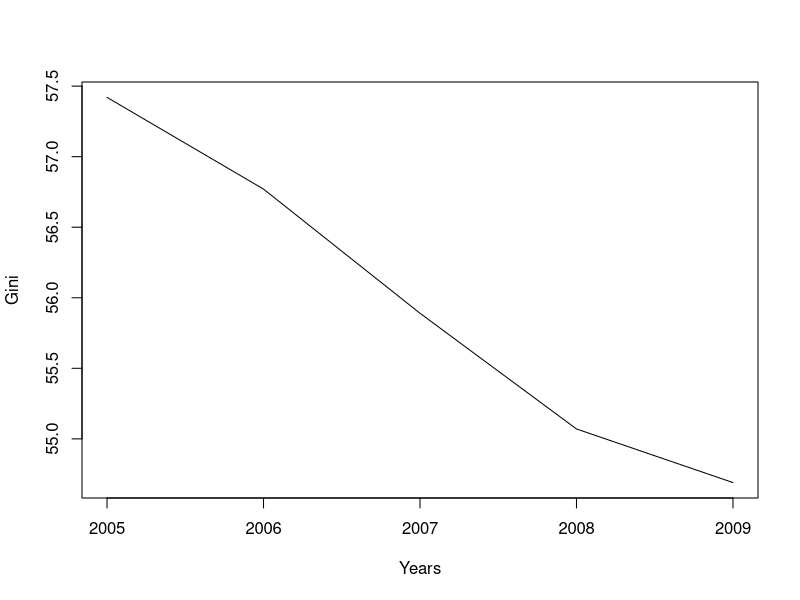
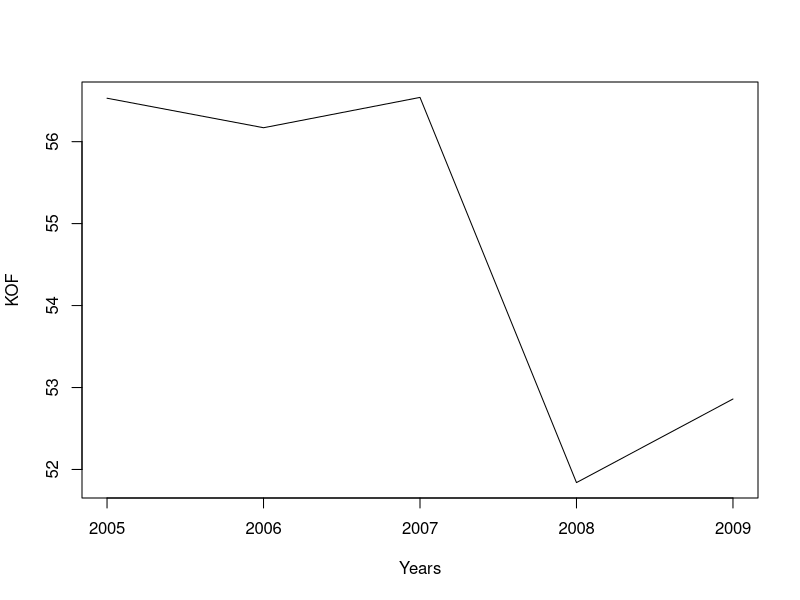
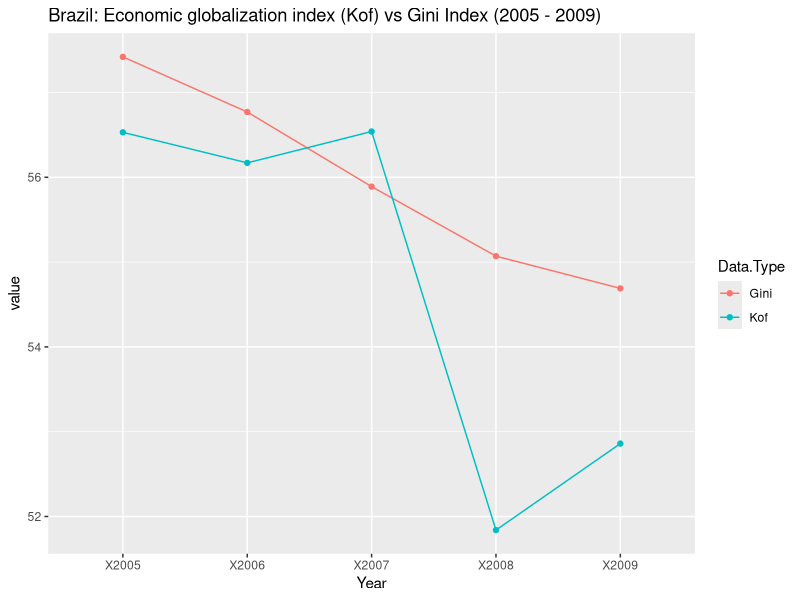

Reproduce these figures in R, in order.
# ==============================================================================
# General Assembly - Data Science - Homework assignement #1
# Author: Marc Kirchner    Date: 2013 06 16
# Visualize some data with R
#
# The data chosen for visualization is economic and social indicators 
# for the last 5 years of available data for the country of Brazil.
# More specifically, we want to compare the evolution of an indicator
# of economic globalization (KOF) with an indicator of income distribution
# across the country (Gini). The purpose is to have a visualization of both 
# indicators over time to see if they may correlate, meaning, test the
# theory that globalization in the last years may be one cause of 
# the improvement of the living conditions in Brazil. 
#
# The Gini coefficient is interpreted as "the lower the better", meaning, 
# a Gini coefficient of zero indicates perfect equality of income distribution. 
# The KOF coefficient of a country increases as the economic globalization 
# of that country increases (international trade grows)
#
#
# Data sources:
# -------------
# Gini data: Wold Bank
# http://api.worldbank.org/datafiles/SI.POV.GINI_Indicator_MetaData_en_EXCEL.xls
#
# Economic globalization data: KOF (Swiss Economic Institute)
# http://globalization.kof.ethz.ch/query/
# (the site requires the submission of a query to retrieve the data of interest) 
# ==============================================================================


#Path in my local file system
#setwd('~/general_assembly/data_science/git/kircm/ga_data_science/hw1')


# ----------------------------------------------------------------
# First data collection: Gini index for Brazil in the last 5 years
# ----------------------------------------------------------------

# Read the Gini for all countries for all years
gini_data <- read.csv('SI.POV.GINI_Indicator_MetaData_en_EXCEL.csv', as.is=TRUE)

#Structure of the Gini data
str(gini_data)
names(gini_data)

# Listing country name column values
gini_data$Country.Name

# Show the gini data for Brazil
gini_data[gini_data$Country.Name=='Brazil',]

# We don't have data for 2010, 2011, 2012. We limit the experiment to the last 5 years with data (2005-2009)
brazil_gini_2005_2009 <- gini_data[gini_data$Country.Name=='Brazil',c('Country.Name','X2005','X2006','X2007','X2008','X2009')]

#Spotchecking the data: Brazil has a gini index of 54.7 for 2009 according to 
#the World Bank Gini Index shown in wikipedia
#source: http://en.wikipedia.org/wiki/List_of_countries_by_income_equality
#Our data file contains 54.69 --> good!
brazil_gini_2005_2009[,'X2009']

#A quick line plot of the Gini data for our period
plot(c('2005':'2009'), brazil_gini_2005_2009[1,2:6], type='l', xlab='Years', ylab='Gini')


# ----------------------------------------------------------------------------------------------------------------
# Second data collection: Economic globalization index for Brazil during the same years of the collected Gini data
# ----------------------------------------------------------------------------------------------------------------
# Read the KOF data previously queried and downloaded from the World Bank website
brazil_kof_data <- read.csv('kof_econ_brazil_2000_2010.csv', as.is=TRUE)

#Structure of the KOF data
str(brazil_kof_data)
names(brazil_kof_data)

#In this case we trust the data because we extracted it directly from the institution that generates it 
#Which is the Swiss Economic Institute (KOF)

#We filter the data to match the 2005-2009 period
brazil_kof_2005_2009 <- brazil_kof_data[,c('country.name', 'X2005','X2006','X2007','X2008','X2009')]

#Renaming the country name column
names(brazil_kof_2005_2009)[names(brazil_kof_2005_2009)=="country.name"] <- "Country.Name"

#A quick line plot of the KOF data for our period
plot(c('2005':'2009'), brazil_kof_2005_2009[1,2:6], type='l', xlab='Years', ylab='KOF')


# ----------------------------------------------------------------------------------------------------------------
# Overplotting the data with ggplot2
# ----------------------------------------------------------------------------------------------------------------
#Set row names to indicate the type of the data
rownames(brazil_gini_2005_2009) <- 'Gini'
rownames(brazil_kof_2005_2009) <- 'Kof'
#Add column to indicate the type of the data
#This is to use the column in the melt operation below (I couldn't find a way to use row names in melt)
brazil_gini_2005_2009['Data.Type'] <- 'Gini'
brazil_kof_2005_2009['Data.Type'] <- 'Kof'

#Bind the data by row
brazil_2005_2009 <- rbind(brazil_gini_2005_2009, brazil_kof_2005_2009)

#Melt all the data
library(reshape)
brazil_2005_2009_m <- melt(brazil_2005_2009, id.vars=c('Data.Type', 'Country.Name'))

#Plotting all the data
library(ggplot2)
p <- ggplot(data=brazil_2005_2009_m, aes(x=variable, y=value, group=Data.Type, colour=Data.Type))
p <- p + geom_line() + geom_point() 
p <- p + xlab('Year') + ggtitle('Brazil: Economic globalization index (Kof) vs Gini Index (2005 - 2009)')

p


# ==============================================================================
# Conclusion:
# It seems that economic globalization may not be the main cause for the 
# Gini coefficient improvement. We can see that during the 2008 global recession
# international trade in Brazil was significantly reduced, but the Gini coefficent 
# progression was unaffected. 
# 
# However, it could be that the Gini coefficient takes much more time change its
# course when economic globalization decreases.   
# ==============================================================================
